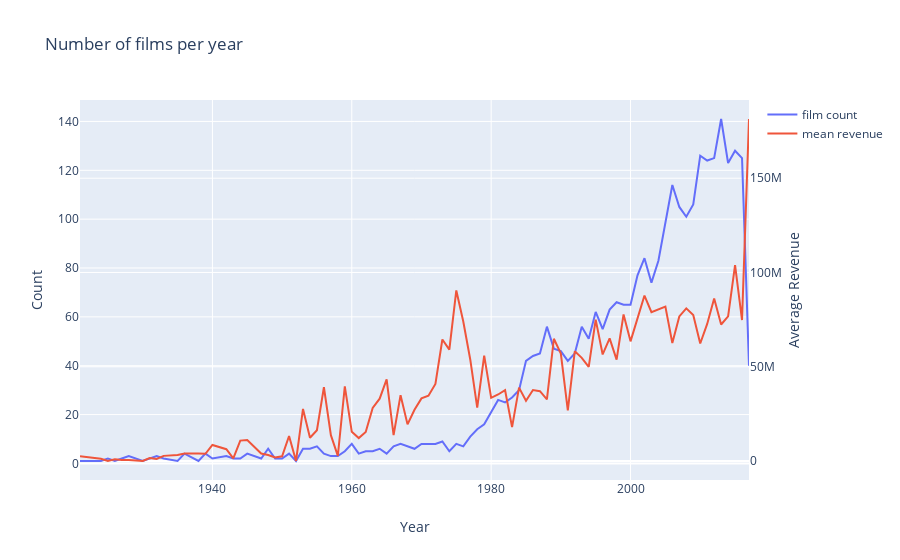

This figure's notebook cell:
### Code cell
d1 = train['release_date_year'].value_counts().sort_index()
d2 = train.groupby(['release_date_year'])['revenue'].mean()

data = [go.Scatter(x = d1.index, y = d1.values, name = 'film count'),
       go.Scatter(x = d2.index, y = d2.values, name = 'mean revenue', yaxis = 'y2')]
layout = go.Layout(dict(title = 'Number of films per year',
                       xaxis = dict(title = 'Year'),
                        yaxis = dict(title = 'Count'),
                        yaxis2 = dict(title = 'Average Revenue', side = 'right', overlaying = 'y')
                       ), legend = dict(orientation = 'v')
                  )
py.iplot(dict(data = data, layout = layout))
